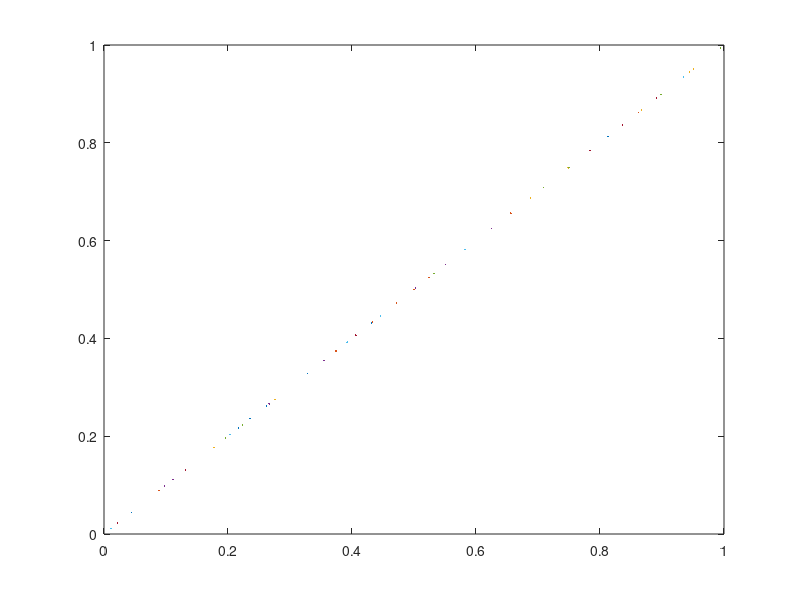

This chart was generated by the following MATLAB code:
number=100;
unzero=0.0000001;
%x=zeros(number,1);
x=mod(sqrt(5),1);

for i =1:number
	plot(x,x,'.','MarkerSize',4); 
	hold on
	if x < 0.5
		x = 2 * x
	elseif x > 0.5
		x = 2 - 2 * x	
    endif
endfor	

%{
for i=2:amount-1
	y(i)=x(i+1);
endfor
%}


%plot(x,y,'.','MarkerSize',4)
%title('Tent Map')

%myu should always be 2
%